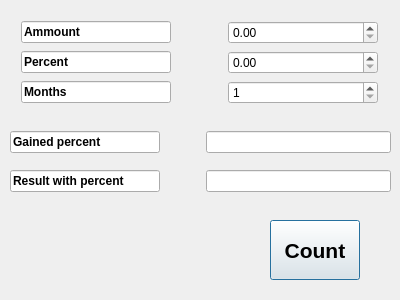
<?xml version="1.0" encoding="UTF-8"?>
<ui version="4.0">
 <class>Contribution_calc</class>
 <widget class="QDialog" name="Contribution_calc">
  <property name="geometry">
   <rect>
    <x>0</x>
    <y>0</y>
    <width>400</width>
    <height>300</height>
   </rect>
  </property>
  <property name="windowTitle">
   <string>Dialog</string>
  </property>
  <widget class="QPushButton" name="pushButton_x">
   <property name="geometry">
    <rect>
     <x>270</x>
     <y>220</y>
     <width>90</width>
     <height>60</height>
    </rect>
   </property>
   <property name="sizePolicy">
    <sizepolicy hsizetype="Minimum" vsizetype="Maximum">
     <horstretch>0</horstretch>
     <verstretch>0</verstretch>
    </sizepolicy>
   </property>
   <property name="minimumSize">
    <size>
     <width>90</width>
     <height>60</height>
    </size>
   </property>
   <property name="maximumSize">
    <size>
     <width>90</width>
     <height>60</height>
    </size>
   </property>
   <property name="font">
    <font>
     <pointsize>16</pointsize>
     <bold>true</bold>
    </font>
   </property>
   <property name="text">
    <string>Count</string>
   </property>
  </widget>
  <widget class="QWidget" name="gridLayoutWidget_2">
   <property name="geometry">
    <rect>
     <x>10</x>
     <y>120</y>
     <width>381</width>
     <height>85</height>
    </rect>
   </property>
   <layout class="QGridLayout" name="gridLayout_2">
    <item row="0" column="0">
     <widget class="QLineEdit" name="lineEdit_5">
      <property name="minimumSize">
       <size>
        <width>150</width>
        <height>0</height>
       </size>
      </property>
      <property name="maximumSize">
       <size>
        <width>150</width>
        <height>16777215</height>
       </size>
      </property>
      <property name="font">
       <font>
        <bold>true</bold>
       </font>
      </property>
      <property name="text">
       <string>Gained percent</string>
      </property>
      <property name="readOnly">
       <bool>true</bool>
      </property>
     </widget>
    </item>
    <item row="1" column="0">
     <widget class="QLineEdit" name="lineEdit_4">
      <property name="minimumSize">
       <size>
        <width>150</width>
        <height>0</height>
       </size>
      </property>
      <property name="maximumSize">
       <size>
        <width>150</width>
        <height>16777215</height>
       </size>
      </property>
      <property name="font">
       <font>
        <bold>true</bold>
       </font>
      </property>
      <property name="text">
       <string>Result with percent</string>
      </property>
      <property name="readOnly">
       <bool>true</bool>
      </property>
     </widget>
    </item>
    <item row="1" column="2">
     <widget class="QLineEdit" name="lineEdit_9">
      <property name="font">
       <font>
        <bold>true</bold>
       </font>
      </property>
      <property name="text">
       <string/>
      </property>
      <property name="readOnly">
       <bool>true</bool>
      </property>
     </widget>
    </item>
    <item row="0" column="2">
     <widget class="QLineEdit" name="lineEdit_8">
      <property name="font">
       <font>
        <bold>true</bold>
       </font>
      </property>
      <property name="text">
       <string/>
      </property>
      <property name="readOnly">
       <bool>true</bool>
      </property>
     </widget>
    </item>
    <item row="0" column="1" rowspan="2">
     <spacer name="horizontalSpacer_2">
      <property name="orientation">
       <enum>Qt::Horizontal</enum>
      </property>
      <property name="sizeType">
       <enum>QSizePolicy::Fixed</enum>
      </property>
      <property name="sizeHint" stdset="0">
       <size>
        <width>40</width>
        <height>20</height>
       </size>
      </property>
     </spacer>
    </item>
   </layout>
  </widget>
  <widget class="QWidget" name="gridLayoutWidget">
   <property name="geometry">
    <rect>
     <x>10</x>
     <y>20</y>
     <width>381</width>
     <height>85</height>
    </rect>
   </property>
   <layout class="QGridLayout" name="gridLayout">
    <item row="0" column="1" rowspan="3">
     <spacer name="horizontalSpacer">
      <property name="orientation">
       <enum>Qt::Horizontal</enum>
      </property>
      <property name="sizeType">
       <enum>QSizePolicy::Fixed</enum>
      </property>
      <property name="sizeHint" stdset="0">
       <size>
        <width>40</width>
        <height>20</height>
       </size>
      </property>
     </spacer>
    </item>
    <item row="0" column="2">
     <widget class="QDoubleSpinBox" name="doubleSpinBox_1">
      <property name="sizePolicy">
       <sizepolicy hsizetype="Fixed" vsizetype="Fixed">
        <horstretch>0</horstretch>
        <verstretch>0</verstretch>
       </sizepolicy>
      </property>
      <property name="minimumSize">
       <size>
        <width>150</width>
        <height>0</height>
       </size>
      </property>
      <property name="maximumSize">
       <size>
        <width>150</width>
        <height>16777215</height>
       </size>
      </property>
      <property name="maximum">
       <double>1000000000000000000.000000000000000</double>
      </property>
     </widget>
    </item>
    <item row="2" column="0">
     <widget class="QLineEdit" name="lineEdit_3">
      <property name="sizePolicy">
       <sizepolicy hsizetype="Fixed" vsizetype="Fixed">
        <horstretch>0</horstretch>
        <verstretch>0</verstretch>
       </sizepolicy>
      </property>
      <property name="minimumSize">
       <size>
        <width>150</width>
        <height>0</height>
       </size>
      </property>
      <property name="maximumSize">
       <size>
        <width>150</width>
        <height>16777215</height>
       </size>
      </property>
      <property name="font">
       <font>
        <bold>true</bold>
       </font>
      </property>
      <property name="text">
       <string>Months</string>
      </property>
      <property name="readOnly">
       <bool>true</bool>
      </property>
     </widget>
    </item>
    <item row="1" column="0">
     <widget class="QLineEdit" name="lineEdit_2">
      <property name="sizePolicy">
       <sizepolicy hsizetype="Fixed" vsizetype="Fixed">
        <horstretch>0</horstretch>
        <verstretch>0</verstretch>
       </sizepolicy>
      </property>
      <property name="minimumSize">
       <size>
        <width>150</width>
        <height>0</height>
       </size>
      </property>
      <property name="maximumSize">
       <size>
        <width>150</width>
        <height>16777215</height>
       </size>
      </property>
      <property name="font">
       <font>
        <bold>true</bold>
       </font>
      </property>
      <property name="text">
       <string>Percent</string>
      </property>
      <property name="readOnly">
       <bool>true</bool>
      </property>
     </widget>
    </item>
    <item row="0" column="0">
     <widget class="QLineEdit" name="lineEdit">
      <property name="sizePolicy">
       <sizepolicy hsizetype="Fixed" vsizetype="Fixed">
        <horstretch>0</horstretch>
        <verstretch>0</verstretch>
       </sizepolicy>
      </property>
      <property name="minimumSize">
       <size>
        <width>150</width>
        <height>0</height>
       </size>
      </property>
      <property name="maximumSize">
       <size>
        <width>150</width>
        <height>16777215</height>
       </size>
      </property>
      <property name="font">
       <font>
        <bold>true</bold>
       </font>
      </property>
      <property name="text">
       <string>Ammount</string>
      </property>
      <property name="readOnly">
       <bool>true</bool>
      </property>
     </widget>
    </item>
    <item row="1" column="2">
     <widget class="QDoubleSpinBox" name="doubleSpinBox_2">
      <property name="sizePolicy">
       <sizepolicy hsizetype="Fixed" vsizetype="Fixed">
        <horstretch>0</horstretch>
        <verstretch>0</verstretch>
       </sizepolicy>
      </property>
      <property name="minimumSize">
       <size>
        <width>150</width>
        <height>0</height>
       </size>
      </property>
      <property name="maximumSize">
       <size>
        <width>150</width>
        <height>16777215</height>
       </size>
      </property>
      <property name="buttonSymbols">
       <enum>QAbstractSpinBox::UpDownArrows</enum>
      </property>
      <property name="decimals">
       <number>2</number>
      </property>
      <property name="maximum">
       <double>100.000000000000000</double>
      </property>
      <property name="value">
       <double>0.000000000000000</double>
      </property>
     </widget>
    </item>
    <item row="2" column="2">
     <widget class="QSpinBox" name="spinBox">
      <property name="sizePolicy">
       <sizepolicy hsizetype="Fixed" vsizetype="Fixed">
        <horstretch>0</horstretch>
        <verstretch>0</verstretch>
       </sizepolicy>
      </property>
      <property name="minimumSize">
       <size>
        <width>150</width>
        <height>0</height>
       </size>
      </property>
      <property name="maximumSize">
       <size>
        <width>150</width>
        <height>16777215</height>
       </size>
      </property>
      <property name="minimum">
       <number>1</number>
      </property>
      <property name="maximum">
       <number>60</number>
      </property>
     </widget>
    </item>
   </layout>
  </widget>
 </widget>
 <resources/>
 <connections/>
</ui>
